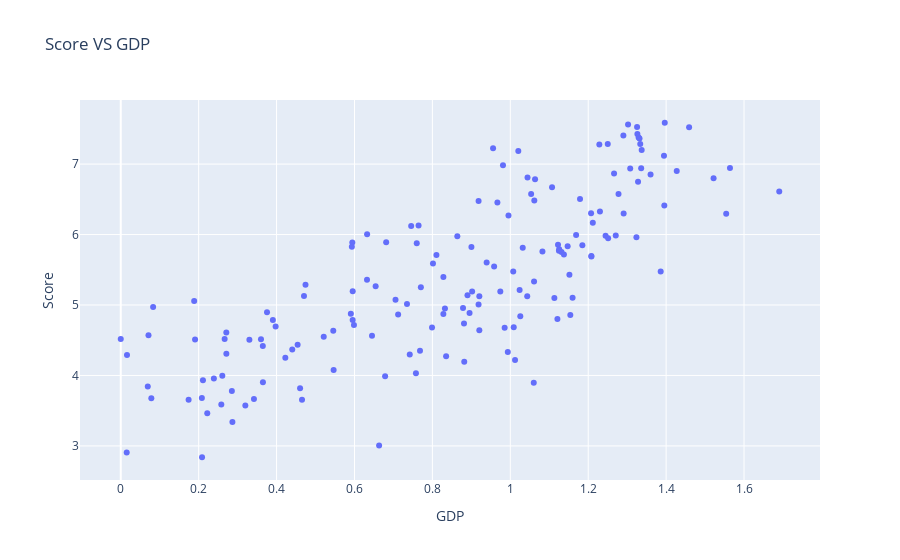
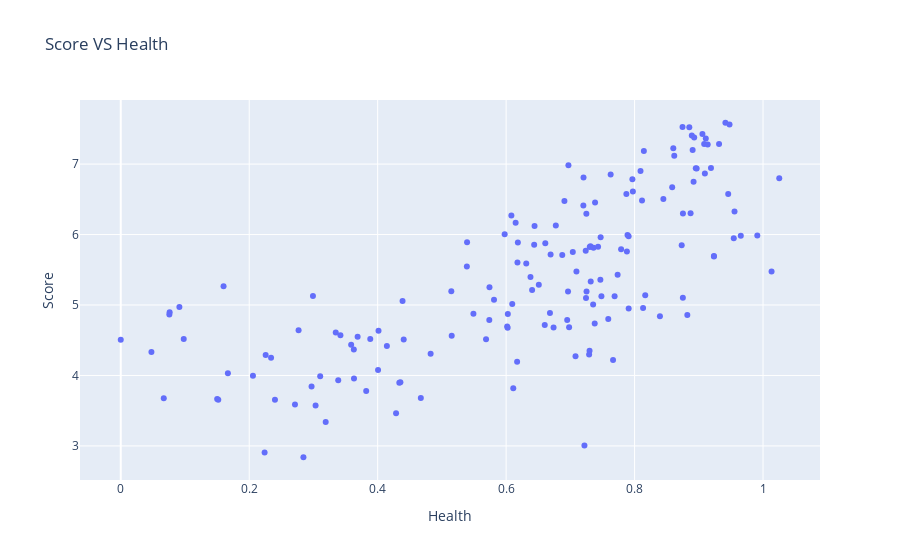
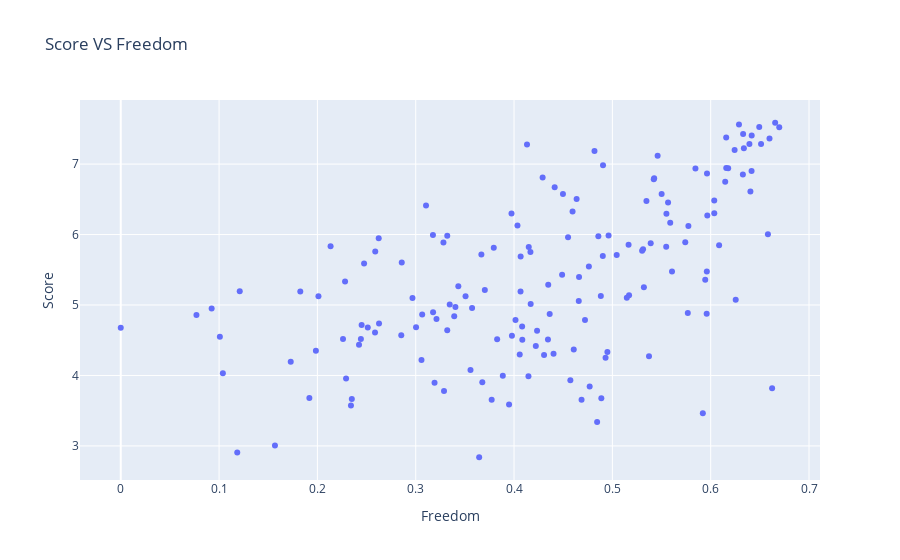
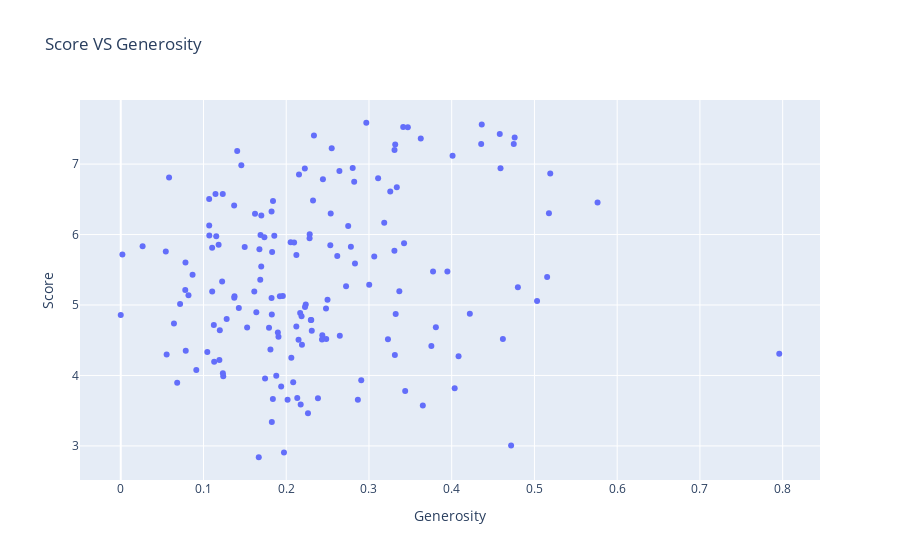

These figures' notebook cell, in order:
### Code cell
for coloumn in coloumns:
    print(f"Score VS {coloumn}")
    # calc the correlation between the Score column and other columns in the list
    correlation = data['2015']['Score'].corr(data['2015'][coloumn])
    print("Correlation: ",correlation)
    
    # visualize the relationship between the Score column and each column in the list
    fig = px.scatter(data['2015'], x=coloumn, y='Score', title=f"Score VS {coloumn}")
    fig.show()

### Figure 1 — Plotly figure (JSON) as saved in the notebook; plotly's stock layout.template omitted (floating-point values rounded to 4 significant figures; data arrays with more than 128 entries replaced by an {"elided": "..."} marker saying what was removed)
{"data": [{"hovertemplate": "GDP=%{x}<br>Score=%{y}<extra></extra>", "legendgroup": "", "marker": {"color": "#636efa", "symbol": "circle"}, "mode": "markers", "name": "", "orientation": "v", "showlegend": false, "type": "scatter", "x": {"elided": "158 float values"}, "xaxis": "x", "y": {"elided": "158 float values"}, "yaxis": "y"}], "layout": {"legend": {"tracegroupgap": 0}, "title": {"text": "Score VS GDP"}, "xaxis": {"anchor": "y", "domain": [0, 1], "title": {"text": "GDP"}}, "yaxis": {"anchor": "x", "domain": [0, 1], "title": {"text": "Score"}}}}

### Figure 2 — Plotly figure (JSON) as saved in the notebook; plotly's stock layout.template omitted (floating-point values rounded to 4 significant figures; data arrays with more than 128 entries replaced by an {"elided": "..."} marker saying what was removed)
{"data": [{"hovertemplate": "Health=%{x}<br>Score=%{y}<extra></extra>", "legendgroup": "", "marker": {"color": "#636efa", "symbol": "circle"}, "mode": "markers", "name": "", "orientation": "v", "showlegend": false, "type": "scatter", "x": {"elided": "158 float values"}, "xaxis": "x", "y": {"elided": "158 float values"}, "yaxis": "y"}], "layout": {"legend": {"tracegroupgap": 0}, "title": {"text": "Score VS Health"}, "xaxis": {"anchor": "y", "domain": [0, 1], "title": {"text": "Health"}}, "yaxis": {"anchor": "x", "domain": [0, 1], "title": {"text": "Score"}}}}

### Figure 3 — Plotly figure (JSON) as saved in the notebook; plotly's stock layout.template omitted (floating-point values rounded to 4 significant figures; data arrays with more than 128 entries replaced by an {"elided": "..."} marker saying what was removed)
{"data": [{"hovertemplate": "Freedom=%{x}<br>Score=%{y}<extra></extra>", "legendgroup": "", "marker": {"color": "#636efa", "symbol": "circle"}, "mode": "markers", "name": "", "orientation": "v", "showlegend": false, "type": "scatter", "x": {"elided": "158 float values"}, "xaxis": "x", "y": {"elided": "158 float values"}, "yaxis": "y"}], "layout": {"legend": {"tracegroupgap": 0}, "title": {"text": "Score VS Freedom"}, "xaxis": {"anchor": "y", "domain": [0, 1], "title": {"text": "Freedom"}}, "yaxis": {"anchor": "x", "domain": [0, 1], "title": {"text": "Score"}}}}

### Figure 4 — Plotly figure (JSON) as saved in the notebook; plotly's stock layout.template omitted (floating-point values rounded to 4 significant figures; data arrays with more than 128 entries replaced by an {"elided": "..."} marker saying what was removed)
{"data": [{"hovertemplate": "Generosity=%{x}<br>Score=%{y}<extra></extra>", "legendgroup": "", "marker": {"color": "#636efa", "symbol": "circle"}, "mode": "markers", "name": "", "orientation": "v", "showlegend": false, "type": "scatter", "x": {"elided": "158 float values"}, "xaxis": "x", "y": {"elided": "158 float values"}, "yaxis": "y"}], "layout": {"legend": {"tracegroupgap": 0}, "title": {"text": "Score VS Generosity"}, "xaxis": {"anchor": "y", "domain": [0, 1], "title": {"text": "Generosity"}}, "yaxis": {"anchor": "x", "domain": [0, 1], "title": {"text": "Score"}}}}
